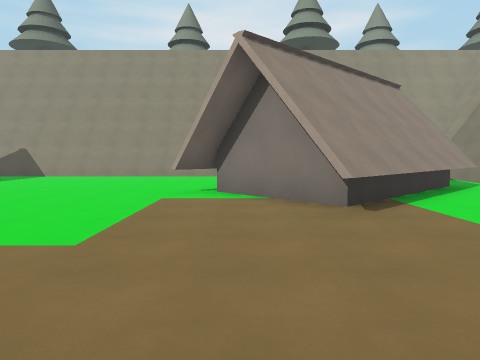
view 1 (above)

24 first-person views from a walk through a Godot game level. The camera is 1.5 m above the floor, tilts 4° down and sees 70° across. The floor is counted in squares, 2 m on a side. Each view is taken from the middle of a square. On the plan, view 1 faces up. The plan holds only what a view shows up to about 11 squares ahead; the rest is blank. The place goes on beyond the plan. Surface patterns are stand-ins for the level's own textures.

view 2
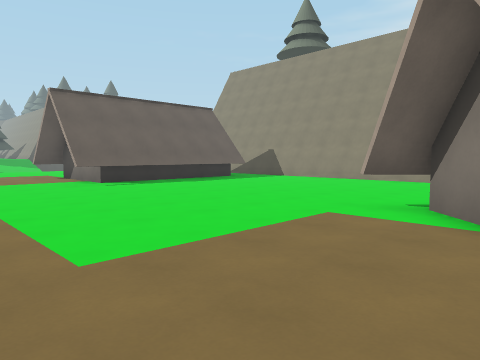

view 3
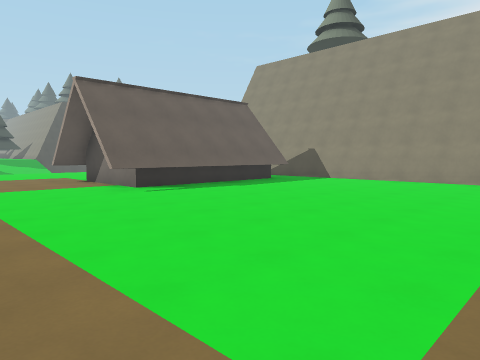

view 4
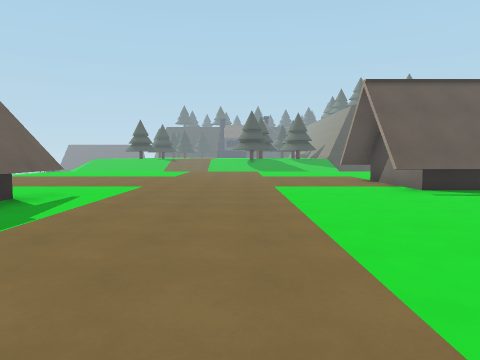

view 5
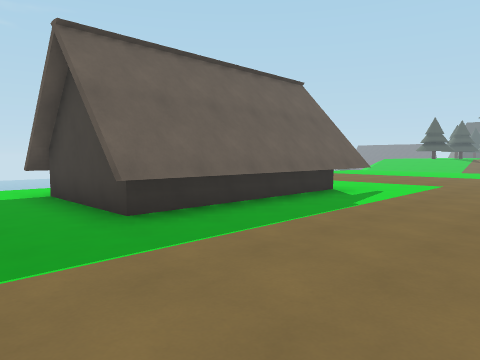

view 6
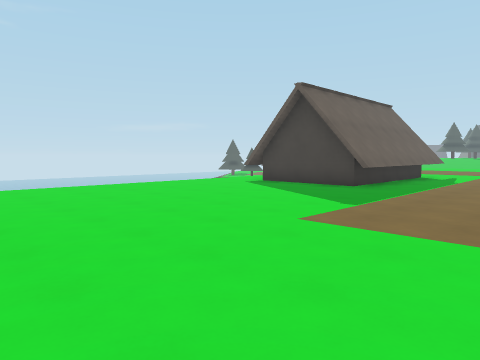

view 7
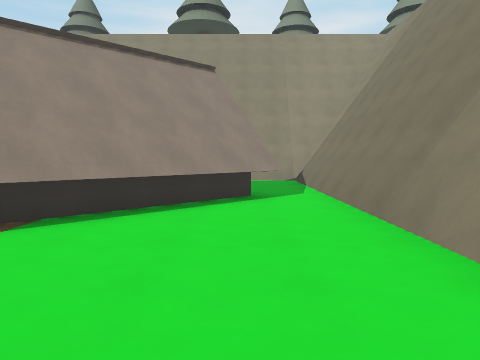

view 8
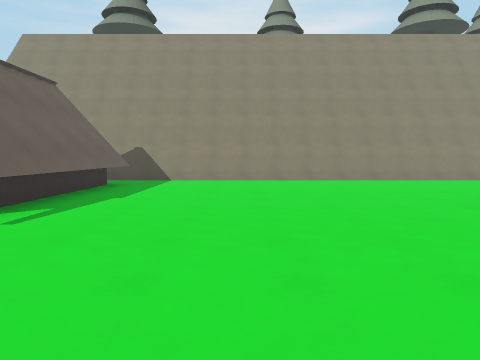

view 9
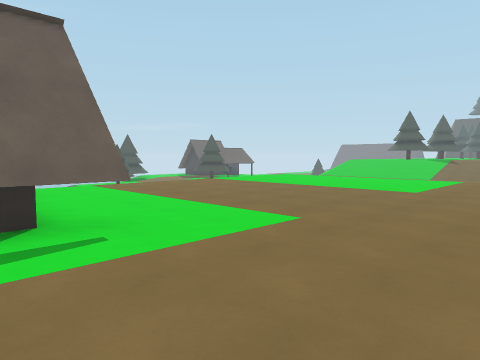

view 10
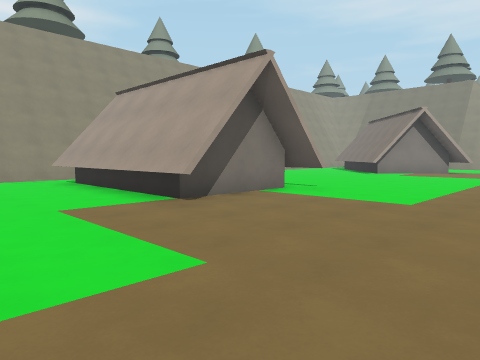

view 11
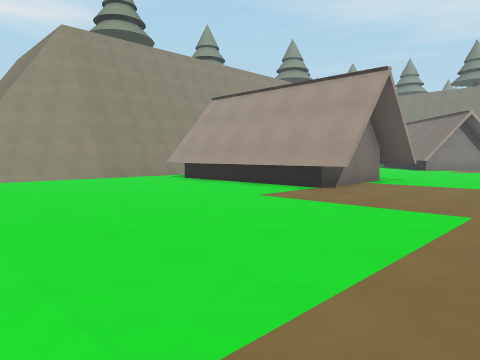

view 12
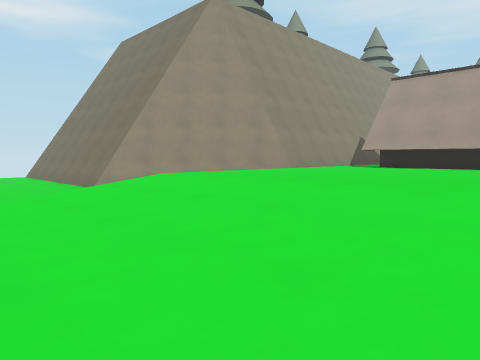

view 13
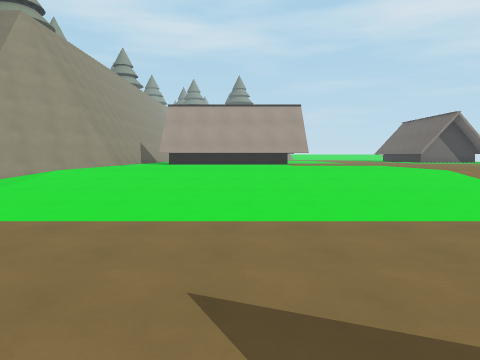

view 14
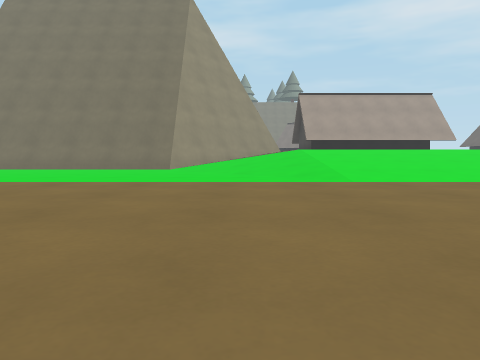

view 15
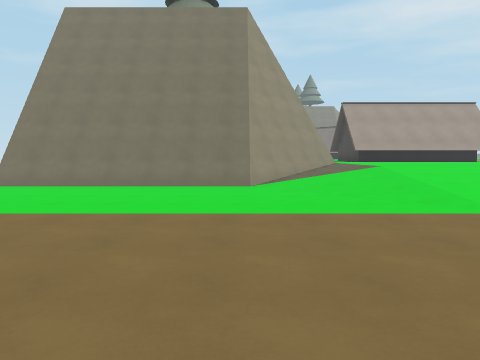

view 16
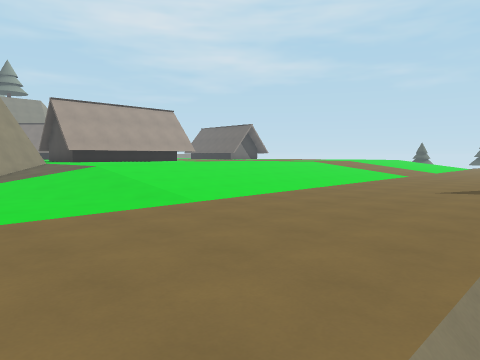

view 17
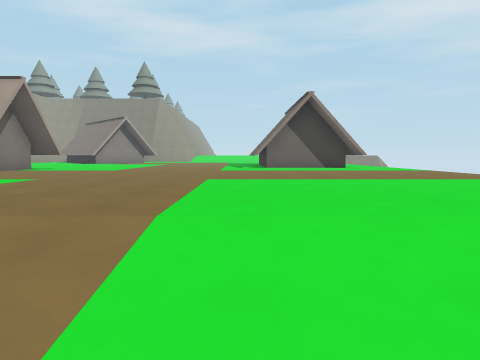

view 18
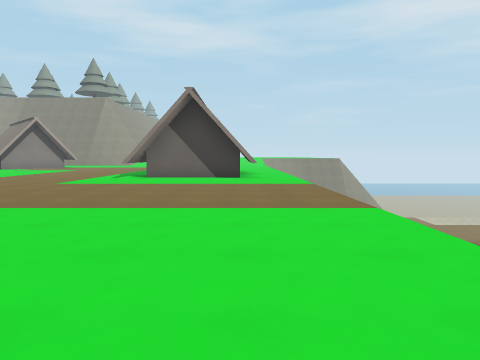

view 19
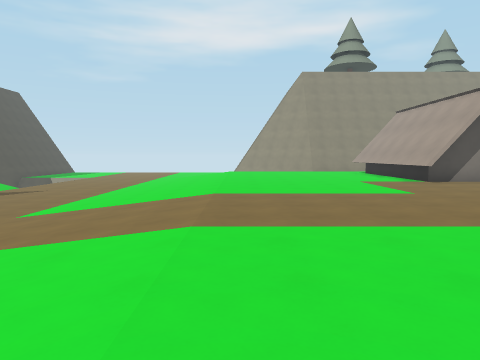

view 20
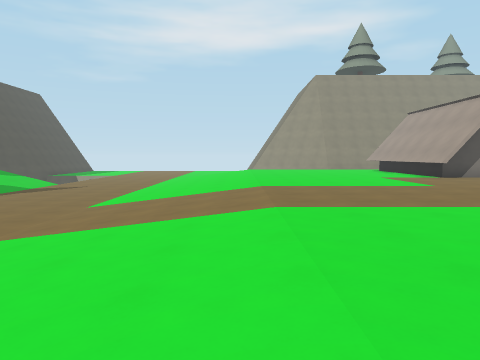

view 21
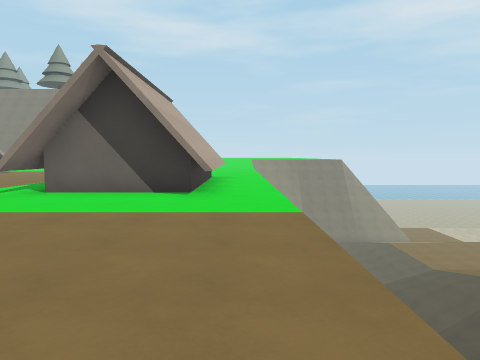

view 22
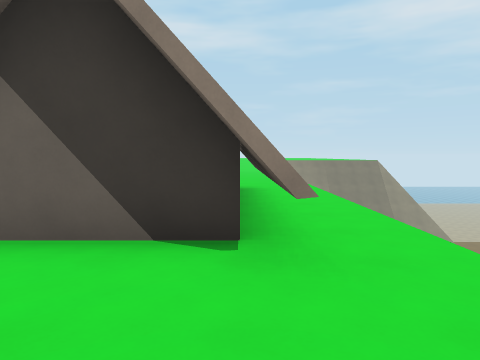

view 23
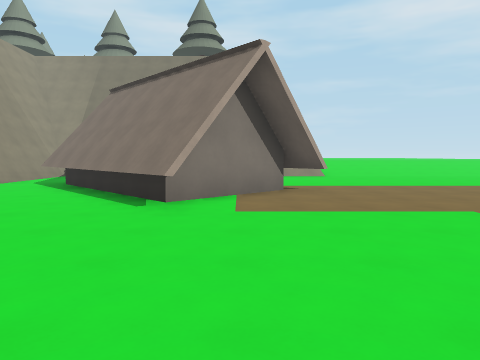

view 24
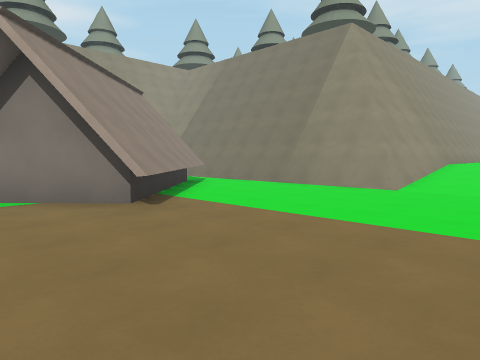

### Floor plan
Key: @ floor where view 1 was taken; # wall or solid block; . main floor; - floor 1 m lower than the main floor; / step, stairs or slope; v drop or lower ground; H house.
Columns run from 26 left of view 1 to 7 right of it. Each row starts with its distance up from view 1.
 20      ----#
 19     -----#
 18   -------#
 17  --------#
 16 ---------##
 15 /-------//##
 14 /------////##
 13 /-----//////######################
 12  ----///........ ................#
 11  ----///......HHHHH..........H...#
 10  ----///......H  HH.........HHH..#
  9  ----///......H  HH........HH HH.#
  8 /----///......H  HH.......HH  HHH#
  7  ----///......H  HH......HH  HH..#
  6  ----///......HHHHH........HHH...#
  5  ----///......H...H.........H....#
  4   ---///...................H.....#
  3   ---///.........................#
  2    --///..........................
  1     -///..........................
  0     -///..................@......
 -1      ///.........................
 -2       //..........HHHHHHH.......
 -3       //...........H    H.......
 -4        /...........H    H.......
 -5         ..........HHHHHHH.......
 -6          .......................
 -7           vvvvvvvvvvvvvvv vvvvv

Where each view was taken, in squares from view 1:
view 1: 0 up, 0 right, facing up
view 2: 2 up, 1 right, facing up-left
view 3: 2 up, 1 left, facing up-left
view 4: 2 up, 1 left, facing left
view 5: 2 up, 0 right, facing down-left
view 6: 2 up, 6 right, facing down-left
view 7: 2 up, 5 right, facing up
view 8: 2 up, 5 left, facing up
view 9: 2 up, 6 left, facing down-left
view 10: 1 up, 15 left, facing up-right
view 11: 2 up, 18 left, facing up-right
view 12: 7 up, 21 left, facing up-right
view 13: 8 up, 26 left, facing right
view 14: 14 up, 26 left, facing right
view 15: 16 up, 26 left, facing right
view 16: 16 up, 26 left, facing down-right
view 17: 1 down, 20 left, facing right
view 18: 5 down, 18 left, facing right
view 19: 4 down, 17 left, facing up
view 20: 5 down, 18 left, facing up
view 21: 6 down, 14 left, facing right
view 22: 5 down, 10 left, facing right
view 23: 6 up, 6 left, facing right
view 24: 0 up, 1 left, facing up-right
